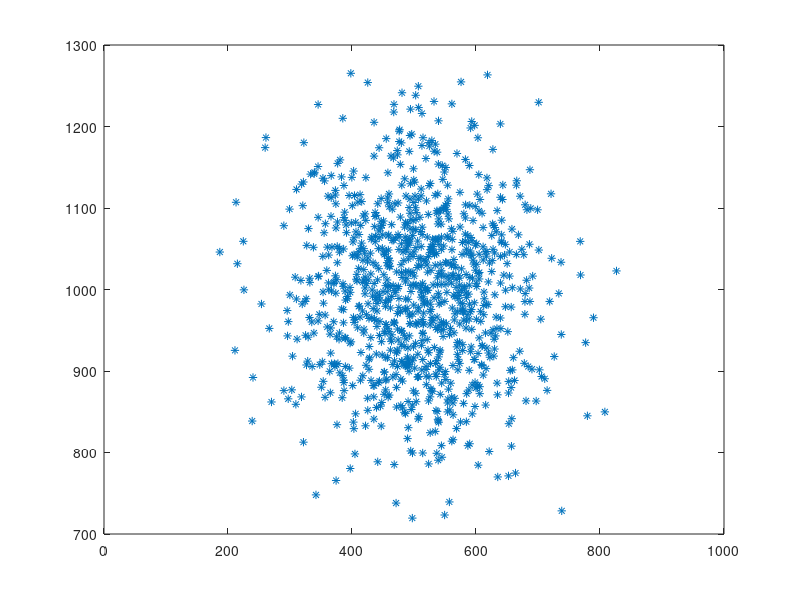

The MATLAB source for this figure: (Note: this script raises an error after producing the figure.)
clear all;
close all;
clc

D0=3;
L=100;
E=30000000;
w=2;
t=4;
sample=1000;
for i = 1 : sample
    s = rng;
    Px(i)=normrnd(500,100);
    Py(i)=normrnd(1000,100);
    g(i)=D0-4*L.^3/(E*w*t)*sqrt((Py(i)/t.^2)^2+(Px(i)/w.^2).^2);
    if g(i)>0
        I(i)=0;
    else
        I(i)=1;
    end
end
    failure=sum((I==1));
    p=failure/sample
    
    F_SIZE =10;
    fontsize = 8;
    plot(Px,Py,'*','linewidth',0.05)
    hold on
    syms x y
 
    h=ezplot(D0-4*L.^3/(E*w*t)*sqrt((y/t.^2)^2+(x/w.^2).^2),[0,1000,0,3000]);
    set(h,'linewidth',4)
    xlabel('P_x, [lb]')
    ylabel('P_y  [lb]')
    title('Safe region and Falure region with 1000 times simulation','fontsize',F_SIZE+2)
    
    figure(2)
    cdfplot(g)
    xlabel('g')
    ylabel('Cumulative distribution function')
    [f,xi]=ksdensity(g);
    title('Curve of cumulative distribution function','fontsize',F_SIZE+4)
    grid on
    
    figure(3)
    plot(xi,f)
    xlabel('g')
    ylabel('Probability density function')
    title('Curve of Probability density function','fontsize',F_SIZE+4)
    grid on
    
  
    